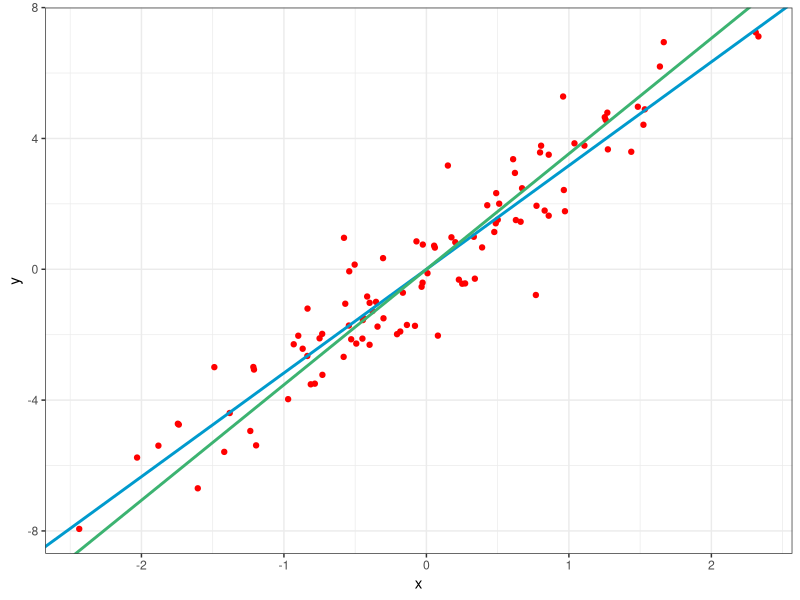
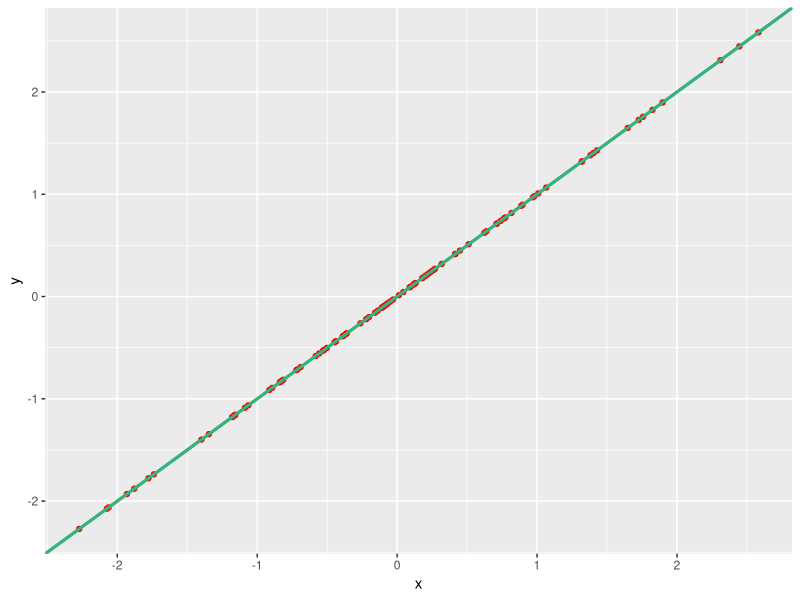
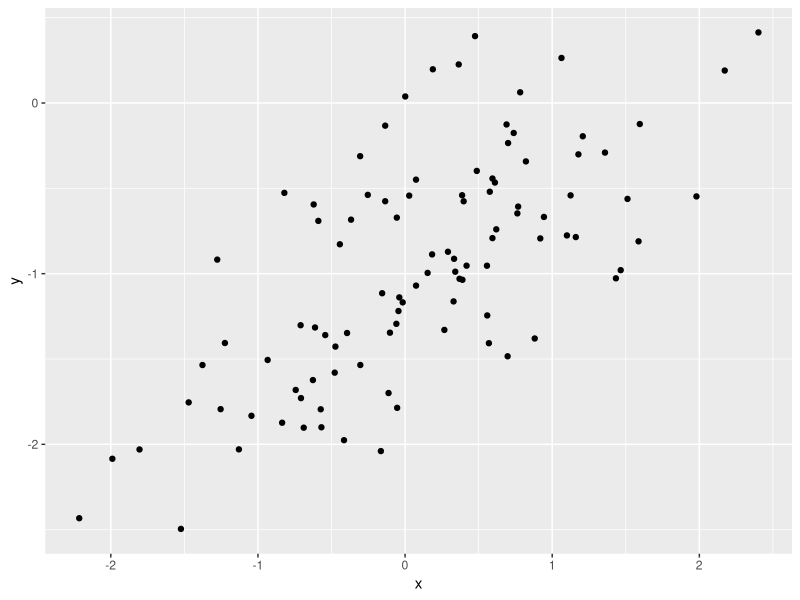
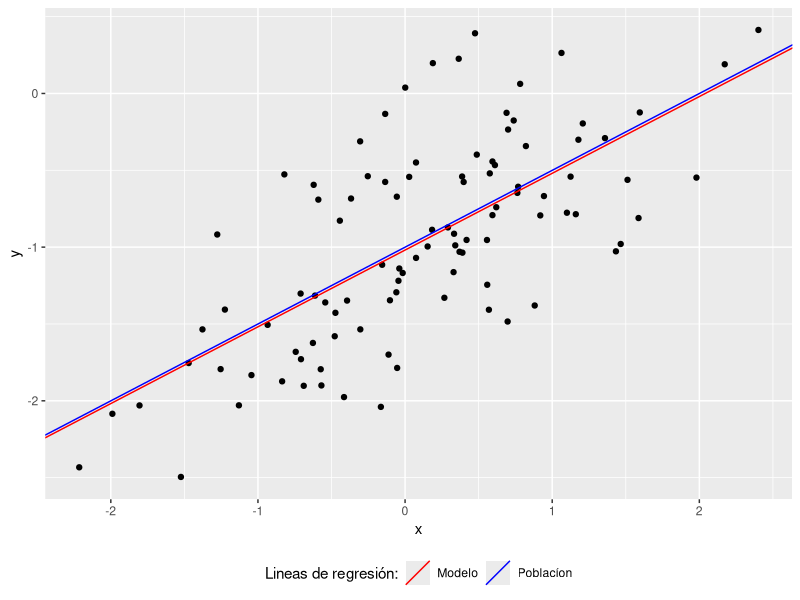
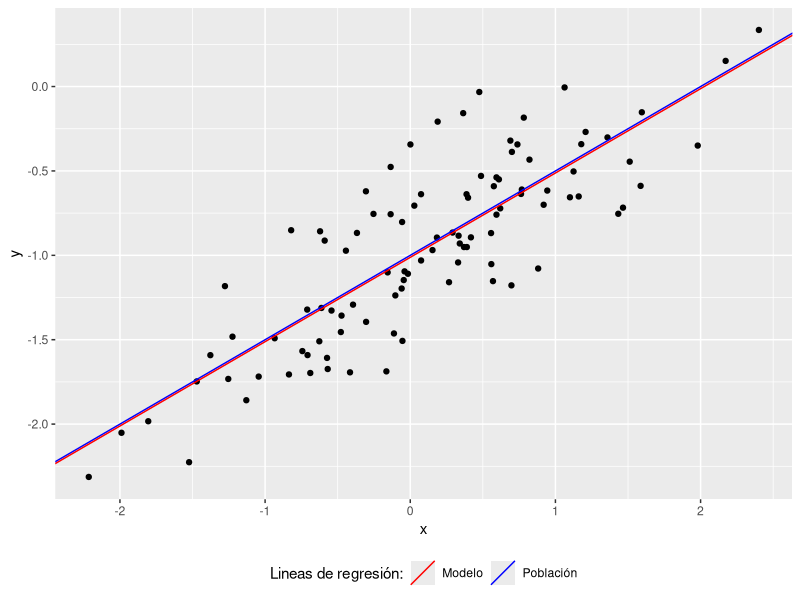
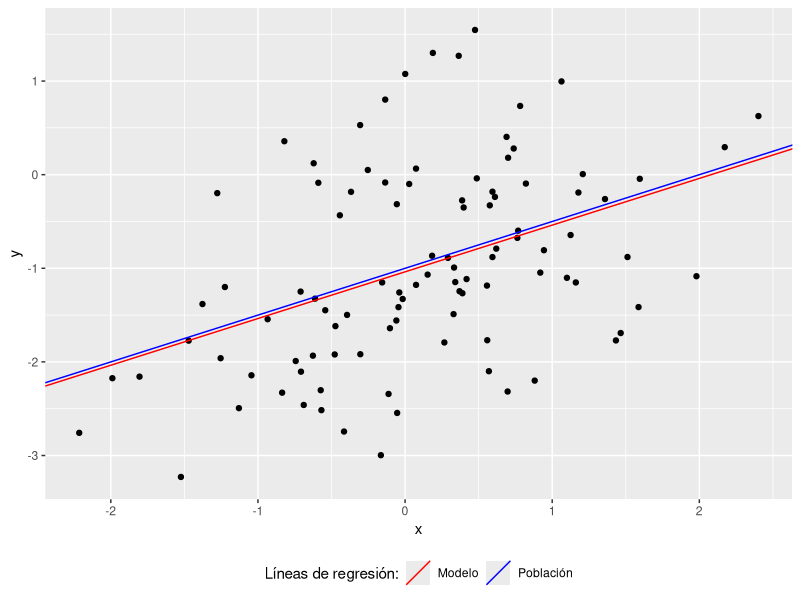

Source code (R) for these figures, in order:
## ---- chunk 1
knitr::opts_chunk$set(echo = TRUE)
library(ggplot2)
## ---- chunk 2
set.seed(777)
x <- rnorm(100)
y <- 3*x + rnorm(100, sd = 1)
data <- data.frame(x, y)

y_en_x <- lm(y ~ x + 0)
x_en_y <- lm(x ~ y + 0)
## ---- chunk 3
ggplot(data, aes(x, y)) + 
  geom_point(color="red") + 
  geom_abline(intercept = 0, slope = coef(y_en_x), size = 1, col = "deepskyblue3", show.legend=TRUE) + 
  geom_abline(intercept = 0, slope = 1/coef(x_en_y), size = 1, col = "mediumseagreen", show.legend=FALSE) + 
  scale_colour_manual(name="",labels = c("Coeficiente de Y en X (\beta)", "1/Coeficiente"), 
                      values=c("deepskyblue3", "mediumseagreen")) +
  theme_bw()

## ---- chunk 4
set.seed(100)
x <- rnorm(100)
y <- x
data <- data.frame(x, y)

y_en_x <- lm(y ~ x + 0)
x_en_y <- lm(x ~ y + 0)
## ---- chunk 5
ggplot(data, aes(x, y)) + 
  geom_point(color="red") + 
  geom_abline(intercept = 0, slope = coef(y_en_x), size = 1, col = "deepskyblue3") + 
  geom_abline(intercept = 0, slope = 1 / coef(x_en_y), size = 1, col = "mediumseagreen")
## ---- chunk 6
set.seed(5)
x <- rnorm(100)
y <- abs(x)
data <- data.frame(x, y)

y_en_x <- lm(y ~ x + 0)
x_en_y <- lm(x ~ y + 0)
## ---- chunk 7
set.seed(1)
## ---- chunk 8
x <- rnorm(100)
## ---- chunk 9
eps <- rnorm(100, sd = 0.5) # var = sd^2
## ---- chunk 10
y <- -1 + 0.5*x + eps
## ---- chunk 11
length(y)
## ---- chunk 12
df <- data.frame(x, y)

g1 <- ggplot(df, aes(x = x, y = y)) + 
  geom_point()

g1
## ---- chunk 13
y_en_x <- lm(y ~ x)

coef(y_en_x)
## ---- chunk 14
g1 + 
  geom_abline(aes(intercept = -1, slope = 0.5, col = "Poblacíon")) + 
  geom_abline(aes(intercept = coef(y_en_x)[1], slope = coef(y_en_x)[2], col = "Modelo")) + 
  scale_colour_manual(name = "Lineas de regresión:", values = c("red", "blue")) +
  theme(legend.position = "bottom")
## ---- chunk 15
y_en_x_2 <- lm(y ~ x + I(x^2))
## ---- chunk 16
summary(y_en_x)
summary(y_en_x_2)
## ---- chunk 17
set.seed(1)
x <- rnorm(100)
eps <- rnorm(100,mean=0,sd=sqrt(0.1))
y <- -1+0.5*x + eps
data <- data.frame(x, y)
y_en_x_e_menos <- lm(y~x)
ggplot(data, aes(x = x, y = y)) + 
  geom_point() + 
  geom_abline(aes(intercept = -1, slope = 0.5, col = "Población")) + 
  geom_abline(aes(intercept = coef(y_en_x_e_menos)[1], slope = coef(y_en_x_e_menos)[2], col = "Modelo")) + 
  scale_colour_manual(name = "Lineas de regresión:", values = c("red", "blue")) +
  theme(legend.position = "bottom")
## ---- chunk 18
summary(y_en_x_e_menos)
## ---- chunk 19
set.seed(1)
x <- rnorm(100)
eps <- rnorm(100, sd = 1) 
y <- -1 + 0.5*x + eps
data <- data.frame(x, y)

y_en_x_e_mas <- lm(y ~ x)

ggplot(data, aes(x = x, y = y)) + 
  geom_point() + 
  geom_abline(aes(intercept = -1, slope = 0.5, col = "Población")) + 
  geom_abline(aes(intercept = coef(y_en_x_e_mas)[1], slope = coef(y_en_x_e_mas)[2], col = "Modelo")) + 
  scale_colour_manual(name = "Líneas de regresión:", values = c("red", "blue")) +
  theme(legend.position = "bottom")
## ---- chunk 20
summary(y_en_x_e_mas)
## ---- chunk 21
confint(y_en_x)
## ---- chunk 22
confint(y_en_x_e_mas)
## ---- chunk 23
confint(y_en_x_e_menos)
